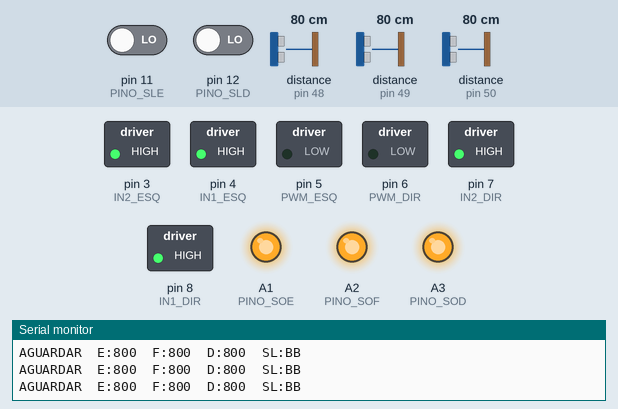
A sketch run on a simulated Arduino Uno, built with avr-gcc and run on an emulated ATmega328P. Parts: switched loads named in the sketch (green lamp = pin HIGH), output pins drawn as LEDs (lit = HIGH), the last lines printed to the serial monitor. Dashed ring = blinking. The test bench sets the inputs (shaded band); at power-on: pin 11 (PINO_SLE) LOW, pin 12 (PINO_SLD) LOW, distance to the obstacle (sensors on pin 48, pin 49, pin 50) 80 cm. The echo pulse lasts 58.3 µs per cm.

Above: at 1.2 s.
1.3 s: pin 11 (PINO_SLE) driven HIGH
3.6 s: pin 12 (PINO_SLD) driven HIGH
At 6.3 s:
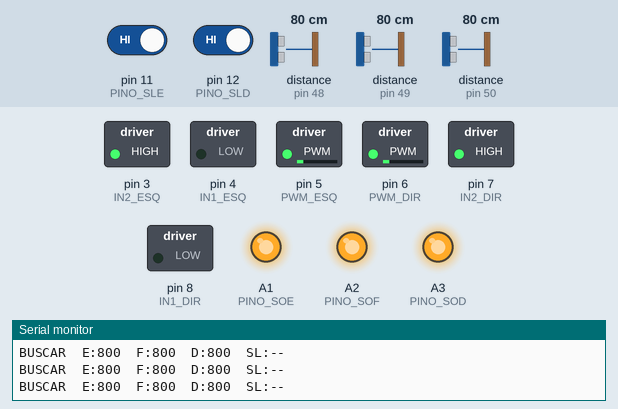
6.6 s: distance to the obstacle (sensor on pin 48) set to 42 cm
9.6 s: distance to the obstacle (sensor on pin 48) set to 35 cm
At 9.7 s:
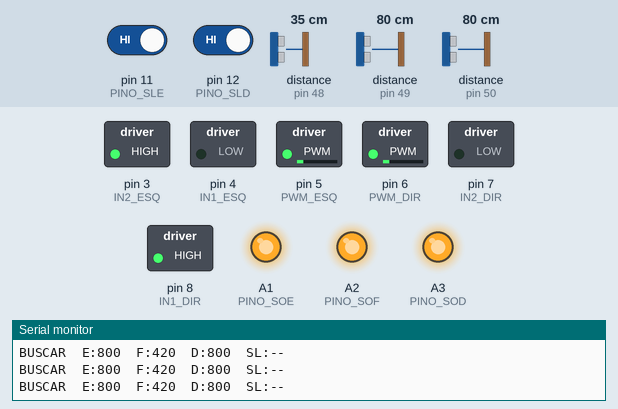
11.4 s: pin 11 (PINO_SLE) driven LOW
At 12.3 s:
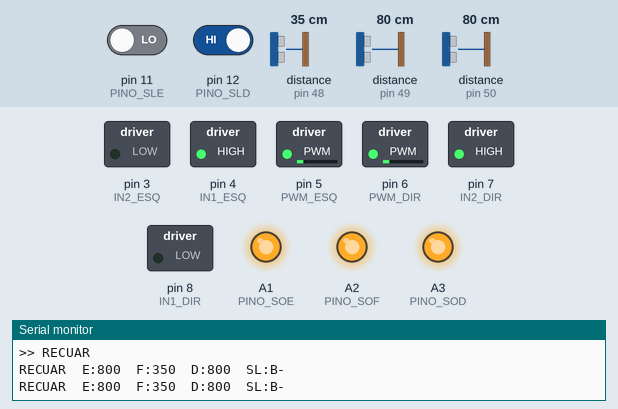
14.4 s: pin 12 (PINO_SLD) driven LOW
At 16.23 s:
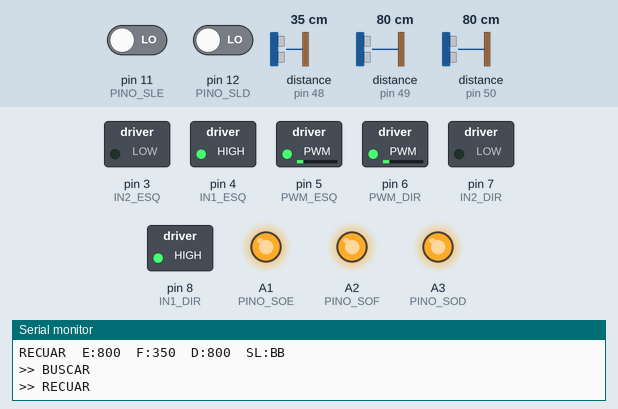
Timing chart, 0 to 18.4 s (numbered marks = the images above; inputs shaded):
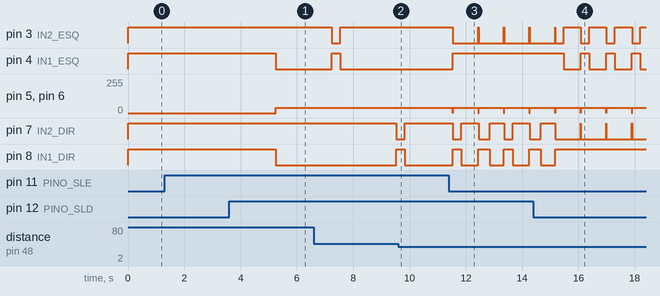

The sketch:

robo-sumo.ino
```cpp
// ============================================================
//  robo-sumo.ino — orquestração
//  Toda a lógica vive nos módulos: motores / sensores / estrategia
// ============================================================

#include "config.h"
#include "motores.h"
#include "sensores.h"
#include "estrategia.h"

void setup() {
  Serial.begin(115200);

  motores_init();
  sensores_init();
  estrategia_init();
}

void loop() {
  estrategia_update();
}
```

Sensores.cpp
```cpp
#include "sensores.h"
#include "config.h"
#include <Wire.h>
#include <VL53L0X.h>

// ============================================================
//  sensores.cpp
// ============================================================

static VL53L0X _sof;  // frente
static VL53L0X _soe;  // esquerda
static VL53L0X _sod;  // direita

static Leitura  _cache = {DIST_MAX, DIST_MAX, DIST_MAX, false, false};
static uint32_t _ultimo_so = 0;

// ------------------------------------------------------------
//  Liga um VL53L0X por vez (XSHUT) e reendereça no barramento
// ------------------------------------------------------------
static bool _ligar_vl53(VL53L0X& sensor, uint8_t pino_xshut, uint8_t endereco) {
  digitalWrite(pino_xshut, HIGH);
  delay(10);

  sensor.setTimeout(200);
  if (!sensor.init()) return false;

  sensor.setAddress(endereco);
  sensor.startContinuous(INTERVALO_SO);
  return true;
}

// ------------------------------------------------------------
//  Leitura bruta -> distância utilizável
//  Timeout ou alcance irrelevante viram DIST_MAX
// ------------------------------------------------------------
static uint16_t _distancia(VL53L0X& sensor) {
  uint16_t mm = sensor.readRangeContinuousMillimeters();
  if (sensor.timeoutOccurred() || mm > DIST_MAX) return DIST_MAX;
  return mm;
}

bool sensores_init() {
  // --- Linha ---
  pinMode(PINO_SLE, INPUT);
  pinMode(PINO_SLD, INPUT);

  // --- Obstáculo: todos desligados antes de endereçar ---
  pinMode(PINO_SOF, OUTPUT);
  pinMode(PINO_SOE, OUTPUT);
  pinMode(PINO_SOD, OUTPUT);
  digitalWrite(PINO_SOF, LOW);
  digitalWrite(PINO_SOE, LOW);
  digitalWrite(PINO_SOD, LOW);
  delay(20);

  Wire.begin();
  Wire.setClock(400000);

  bool ok_f = _ligar_vl53(_sof, PINO_SOF, END_SOF);
  bool ok_e = _ligar_vl53(_soe, PINO_SOE, END_SOE);
  bool ok_d = _ligar_vl53(_sod, PINO_SOD, END_SOD);

  Serial.println(F("=== sensores_init ==="));
  Serial.print(F("  SOF: ")); Serial.println(ok_f ? F("OK") : F("FALHOU"));
  Serial.print(F("  SOE: ")); Serial.println(ok_e ? F("OK") : F("FALHOU"));
  Serial.print(F("  SOD: ")); Serial.println(ok_d ? F("OK") : F("FALHOU"));

  return ok_f || ok_e || ok_d;
}

Leitura ler_sensores() {
  // Linha: digitalRead é barato, lê sempre (menor latência na borda)
  _cache.linha_esq = (digitalRead(PINO_SLE) == NIVEL_BORDA);
  _cache.linha_dir = (digitalRead(PINO_SLD) == NIVEL_BORDA);

  // Obstáculo: respeita o período de amostragem do VL53L0X
  if (millis() - _ultimo_so >= INTERVALO_SO) {
    _ultimo_so = millis();
    _cache.frente   = _distancia(_sof);
    _cache.esquerda = _distancia(_soe);
    _cache.direita  = _distancia(_sod);
  }

  return _cache;
}

uint16_t menor_distancia(const Leitura& s) {
  uint16_t m = s.frente;
  if (s.esquerda < m) m = s.esquerda;
  if (s.direita  < m) m = s.direita;
  return m;
}

bool alvo_detectado(const Leitura& s) {
  return menor_distancia(s) < DIST_DETEC;
}

bool borda_detectada(const Leitura& s) {
  return s.linha_esq || s.linha_dir;
}
```

Sensores.h
```cpp
#pragma once
#include <Arduino.h>

// ============================================================
//  sensores.h — Obstáculo (VL53L0X) + Linha (QRE1113)
//
//  Um único módulo, uma única leitura por ciclo.
//  Sensor com falha/timeout devolve DIST_MAX (= "nada à frente"),
//  o que elimina a necessidade de flags check_* espalhadas pelo código.
// ============================================================

struct Leitura {
  uint16_t frente;     // mm
  uint16_t esquerda;   // mm
  uint16_t direita;    // mm
  bool     linha_esq;  // true = borda
  bool     linha_dir;  // true = borda
};

bool    sensores_init();                    // true se ao menos um VL53L0X respondeu
Leitura ler_sensores();                     // com cache de INTERVALO_SO para os ToF

uint16_t menor_distancia(const Leitura& s);
bool     alvo_detectado(const Leitura& s);  // menor distância < DIST_DETEC
bool     borda_detectada(const Leitura& s); // qualquer sensor de linha na borda
```

estrategia.cpp
```cpp
#include "HardwareSerial.h"
#include "Print.h"
#include "estrategia.h"
#include "config.h"
#include "sensores.h"
#include "motores.h"

// ============================================================
//  estrategia.cpp
//  Um estado = uma função. O switch apenas despacha.
// ============================================================

static Estado   _estado        = ESTADO_AGUARDAR;
static uint32_t _tempo_estado  = 0;
static uint8_t  _falhas_detec  = 0;
static bool     _giro_horario  = true;
static bool     _borda_esq     = false;      // lado que disparou o RECUAR
static bool     _borda_dir     = false;

// ------------------------------------------------------------
//  Auxiliares
// ------------------------------------------------------------
static void _entrar(Estado novo) {
  _estado = novo;
  _tempo_estado = millis();
#if DEBUG
  Serial.print(F(">> "));
  Serial.println(estado_nome(novo));
#endif
}

static uint32_t _tempo_no_estado() {
  return millis() - _tempo_estado;
}

static void _girar(uint8_t velocidade) {
  _giro_horario ? girar_dir(velocidade) : girar_esq(velocidade);
}

// Switch desligado: freia e segura a contagem dos 5 s em zero,
// para que o AGUARDAR só comece quando a chave for ligada.
static bool _partida_liberada() {
  if (digitalRead(SW_START) == NIVEL_START) return true;

  parar();
  if (_estado != ESTADO_AGUARDAR) _entrar(ESTADO_AGUARDAR);
  _tempo_estado = millis();
  return false;
}

static void _debug(const Leitura& s) {
#if DEBUG
  static uint32_t ultimo = 0;
  if (millis() - ultimo < INTERVALO_DEBUG) return;
  ultimo = millis();

  Serial.print(estado_nome(_estado));
  Serial.print(F("  E:"));   Serial.print(s.esquerda);
  Serial.print(F("  F:"));  Serial.print(s.frente);
  Serial.print(F("  D:"));   Serial.print(s.direita);
  Serial.print(F("  SL:")); Serial.print(s.linha_esq ? 'B' : '-');
  Serial.println(s.linha_dir ? 'B' : '-');
#endif
}

// ------------------------------------------------------------
//  Estados
// ------------------------------------------------------------
static void _aguardar(const Leitura& s) {
  parar();
  if (_tempo_no_estado() >= TEMPO_AGUARDAR) _entrar(ESTADO_BUSCAR);
}

static void _buscar(const Leitura& s) {
  if (alvo_detectado(s)) {
    _falhas_detec = 0;
    _entrar(ESTADO_PERSEGUIR);
    return;
  }

  uint32_t t = _tempo_no_estado();

  if (t < TEMPO_BUSCA) {
    frente(VEL_BUSCA);
  } else if (t < TEMPO_BUSCA + TEMPO_GIRO_BUSCA) {
    _girar(VEL_GIRO);
  } else {
    _giro_horario = !_giro_horario;  // alterna o sentido da varredura
    _entrar(ESTADO_BUSCAR);
  }
}

static void _perseguir(const Leitura& s) {
  uint16_t dist = menor_distancia(s);

  // Perdeu o alvo: só desiste após algumas leituras ruins seguidas
  if (dist >= DIST_DETEC) {
    if (++_falhas_detec >= MAX_FALHAS_DETEC) _entrar(ESTADO_BUSCAR);
    return;
  }
  _falhas_detec = 0;

  if (s.frente <= DIST_ATAQUE) {
    _entrar(ESTADO_ATACAR);
    return;
  }

  // Alinha girando PARA o lado onde o alvo está
  if (s.esquerda < s.frente && s.esquerda <= s.direita) {
    girar_esq(VEL_PERSEGUIR);
  } else if (s.direita < s.frente) {
    girar_dir(VEL_PERSEGUIR);
  } else {
    frente(VEL_PERSEGUIR);
  }
}

static void _atacar(const Leitura& s) {
  if (s.frente >= DIST_ATAQUE) {
    _entrar(ESTADO_BUSCAR);
    return;
  }
  frente(VEL_ATAQUE);
}

static void _recuar(const Leitura& s) {
  uint32_t t = _tempo_no_estado();

  if (t < TEMPO_REPOSICIONAR_RE) {
    re(VEL_REPOSICIONAR);
  } else if (t < TEMPO_REPOSICIONAR_RE + TEMPO_REPOSICIONAR_GIRO) {
    // Usa o lado memorizado na entrada: durante o giro o robô já saiu da linha
    if (_borda_esq && !_borda_dir)      girar_dir(VEL_GIRO);
    else if (_borda_dir && !_borda_esq) girar_esq(VEL_GIRO);
    else                                _girar(VEL_GIRO);
  } else {
    _entrar(ESTADO_BUSCAR);
  }
}

// ------------------------------------------------------------
//  API pública
// ------------------------------------------------------------
void estrategia_init() {
  pinMode(SW_START, INPUT_PULLUP);
  parar();
  _entrar(ESTADO_AGUARDAR);
}

void estrategia_update() {
  // if (!_partida_liberada()) return;  // SWITCH DE INICIO

  Leitura s = ler_sensores();
  _debug(s);

  // Borda tem prioridade sobre qualquer estado de combate
  if (_estado != ESTADO_AGUARDAR && _estado != ESTADO_RECUAR && borda_detectada(s)) {
    _borda_esq = s.linha_esq;
    _borda_dir = s.linha_dir;
    parar();
    delay(10);
    re(VEL_REPOSICIONAR);
    _entrar(ESTADO_RECUAR);
    return;
  }

  switch (_estado) {
    case ESTADO_AGUARDAR:  _aguardar(s);  break;
    case ESTADO_BUSCAR:    _buscar(s);    break;
    case ESTADO_PERSEGUIR: _perseguir(s); break;
    case ESTADO_ATACAR:    _atacar(s);    break;
    case ESTADO_RECUAR:    _recuar(s);    break;
  }
}

const char* estado_nome(Estado e) {
  switch (e) {
    case ESTADO_AGUARDAR:  return "AGUARDAR";
    case ESTADO_BUSCAR:    return "BUSCAR";
    case ESTADO_PERSEGUIR: return "PERSEGUIR";
    case ESTADO_ATACAR:    return "ATACAR";
    case ESTADO_RECUAR:    return "RECUAR";
    default:               return "DESCONHECIDO";
  }
}
```

estrategia.h
```cpp
#pragma once
#include <Arduino.h>

// ============================================================
//  estrategia.h — Máquina de estados
// ============================================================

enum Estado : uint8_t {
  ESTADO_AGUARDAR,   // switch ligado, conta os 5 s obrigatórios
  ESTADO_BUSCAR,     // varre a arena procurando o adversário
  ESTADO_PERSEGUIR,  // adversário detectado, aproxima
  ESTADO_ATACAR,     // adversário próximo, empurra
  ESTADO_RECUAR      // borda detectada, recua e reorienta
};

void        estrategia_init();
void        estrategia_update();
const char* estado_nome(Estado e);
```

motores.cpp
```cpp
#include "motores.h"
#include "config.h"

// ============================================================
//  motores.cpp — TB6612FNG
//
//  IN1   IN2   PWM   Resultado
//  LOW   HIGH  pwm   Frente
//  HIGH  LOW   pwm   Ré
//  HIGH  HIGH  0     Freio
//  LOW   LOW   0     Roda livre
// ============================================================

static void _aplicar(uint8_t pino_pwm, uint8_t pino_in1, uint8_t pino_in2,
                     int16_t velocidade) {
  velocidade = constrain(velocidade, -255, 255);

  if (velocidade > 0) {          // frente
    digitalWrite(pino_in1, LOW);
    digitalWrite(pino_in2, HIGH);
    analogWrite(pino_pwm, velocidade);
  } else if (velocidade < 0) {   // ré
    digitalWrite(pino_in1, HIGH);
    digitalWrite(pino_in2, LOW);
    analogWrite(pino_pwm, -velocidade);
  } else {                       // freio
    digitalWrite(pino_in1, HIGH);
    digitalWrite(pino_in2, HIGH);
    analogWrite(pino_pwm, 0);
  }
}

void motores_init() {
  pinMode(PWM_ESQ, OUTPUT);
  pinMode(IN1_ESQ, OUTPUT);
  pinMode(IN2_ESQ, OUTPUT);

  pinMode(PWM_DIR, OUTPUT);
  pinMode(IN1_DIR, OUTPUT);
  pinMode(IN2_DIR, OUTPUT);

  parar();
}

void mover(int16_t vel_esq, int16_t vel_dir) {
  _aplicar(PWM_ESQ, IN1_ESQ, IN2_ESQ, vel_esq);
  _aplicar(PWM_DIR, IN1_DIR, IN2_DIR, vel_dir);
}

void frente(uint8_t velocidade)    { mover(velocidade, velocidade); }
void re(uint8_t velocidade)        { mover(-velocidade, -velocidade); }
void girar_esq(uint8_t velocidade) { mover(velocidade, -velocidade); }
void girar_dir(uint8_t velocidade) { mover(-velocidade, velocidade); }
void parar()                       { mover(0, 0); }

void soltar() {
  digitalWrite(IN1_ESQ, LOW);
  digitalWrite(IN2_ESQ, LOW);
  analogWrite(PWM_ESQ, 0);

  digitalWrite(IN1_DIR, LOW);
  digitalWrite(IN2_DIR, LOW);
  analogWrite(PWM_DIR, 0);
}
```

motores.h
```cpp
#pragma once
#include <Arduino.h>

// ============================================================
//  motores.h — TB6612FNG (lado A = esquerdo, lado B = direito)
//  velocidade: -255 (ré máxima) .. 0 (freio) .. +255 (frente máxima)
// ============================================================

void motores_init();

void mover(int16_t vel_esq, int16_t vel_dir);  // base de todos os movimentos
void frente(uint8_t velocidade);
void re(uint8_t velocidade);
void girar_esq(uint8_t velocidade);            // anti-horário
void girar_dir(uint8_t velocidade);            // horário
void parar();                                  // freio ativo
void soltar();                                 // roda livre
```

config.h
```cpp
#pragma once
#include <Arduino.h>

// ============================================================
//  config.h — pinos, polaridades e parâmetros de ajuste
//  Único arquivo que se mexe entre bancada e competição.
// ============================================================

// ------------------------------------------------------------
//  PINOS
// ------------------------------------------------------------

// Chave de partida (para GND, com pull-up interno)
// Evitar o pino 13: LED e resistor de bordo deixam a leitura instável.
constexpr uint8_t SW_START    = 10;    // 2
constexpr uint8_t NIVEL_START = LOW;   // nível quando a chave está ACIONADA

// Drivers — TB6612FNG
  // Esquerdo — lado A
constexpr uint8_t PWM_ESQ = 5;  // PWMA
constexpr uint8_t IN1_ESQ = 4;  // AIN1
constexpr uint8_t IN2_ESQ = 3;  // AIN2

  // Direito — lado B
constexpr uint8_t PWM_DIR = 6;  // PWMB
constexpr uint8_t IN1_DIR = 8;  // BIN1
constexpr uint8_t IN2_DIR = 7;  // BIN2

// Sensores de linha — QRE1113 (saída digital)
constexpr uint8_t PINO_SLE    = 11;
constexpr uint8_t PINO_SLD    = 12;
constexpr uint8_t NIVEL_BORDA = LOW;   // nível quando está sobre a BORDA branca

// Sensores de obstáculo — VL53L0X (XSHUT)
constexpr uint8_t PINO_SOE = A1;
constexpr uint8_t PINO_SOF = A2;
constexpr uint8_t PINO_SOD = A3;

  // Endereços I2C atribuídos no boot
constexpr uint8_t END_SOF = 0x30;
constexpr uint8_t END_SOE = 0x31;
constexpr uint8_t END_SOD = 0x32;

  // I2C fixo no Uno/Nano: SDA = A4, SCL = A5 (não redefinir — já são macros)

// ------------------------------------------------------------
//  VELOCIDADES (0–255)
//  Valores em comentário = perfil de competição
// ------------------------------------------------------------
constexpr uint8_t VEL_ATAQUE       = 120;   // 120
constexpr uint8_t VEL_BUSCA        = 40;    // 30
constexpr uint8_t VEL_REPOSICIONAR = 40;    // 50
constexpr uint8_t VEL_GIRO         = 40;    // 60
constexpr uint8_t VEL_PERSEGUIR    = 40;    // 65

// ------------------------------------------------------------
//  DISTÂNCIAS (mm)
// ------------------------------------------------------------
constexpr uint16_t DIST_MAX    = 800;  // acima disso = "sem alvo" (também é o valor de falha)
constexpr uint16_t DIST_DETEC  = 400;  // passa a perseguir
constexpr uint16_t DIST_ATAQUE = 210;   // passa a empurrar

// ------------------------------------------------------------
//  TEMPOS (ms)
// ------------------------------------------------------------
constexpr uint16_t TEMPO_AGUARDAR          = 5000;  // regra dos 5 s
constexpr uint16_t TEMPO_BUSCA             = 2000;  // trecho reto da varredura
constexpr uint16_t TEMPO_GIRO_BUSCA        = 250;   // trecho de giro da varredura
constexpr uint16_t TEMPO_REPOSICIONAR_RE   = 300;   // 200
constexpr uint16_t TEMPO_REPOSICIONAR_GIRO = 400;   // 250

// ------------------------------------------------------------
//  AMOSTRAGEM E DEBUG
// ------------------------------------------------------------
constexpr uint32_t BAUD_SERIAL      = 115200;
constexpr uint16_t INTERVALO_SO     = 20;   // período de leitura do VL53L0X
constexpr uint16_t INTERVALO_DEBUG  = 250;  // Serial fora do caminho crítico
constexpr uint8_t  MAX_FALHAS_DETEC = 3;    // leituras ruins toleradas ao perseguir

#define DEBUG 1  // 0 = compila sem nenhuma chamada a Serial
```

Measured:
- the behaviour switches between 40 and 39 cm on distance to the obstacle (sensor on pin 48) (found by bisection; images 1 and 2)
- after the input at 3.6 s, pin 3 (IN2_ESQ), pin 7 (IN2_DIR): stays HIGH (without the input it goes to LOW after 1.7 s); pin 5 (PWM_ESQ), pin 6 (PWM_DIR): goes on until 5.2 s, then stays 40/255; pin 8 (IN1_DIR): HIGH → LOW after 1.6 s
- after the input at 11.4 s, pin 3 (IN2_ESQ): alternates HIGH for 0.01 s and LOW for 0.90 s, starting after 0.14 s; pin 4 (IN1_ESQ): LOW → HIGH after 0.13 s
- after the input at 14.4 s, pin 4 (IN1_ESQ): alternates HIGH for 0.31 s and LOW for 0.60 s, starting after 1.1 s; pin 8 (IN1_DIR): goes on until 15.2 s, then stays HIGH
